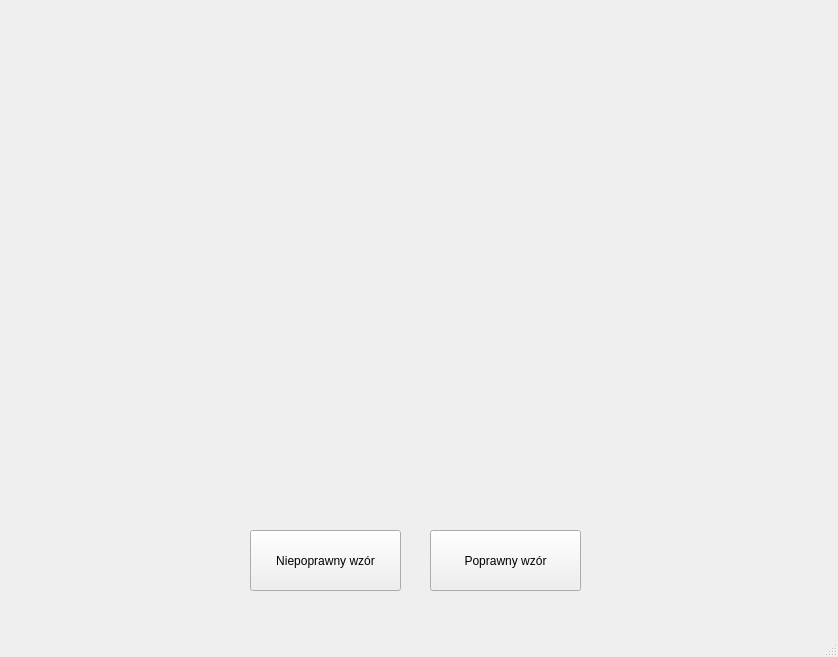
<?xml version="1.0" encoding="UTF-8"?>
<ui version="4.0">
 <class>MainWindow</class>
 <widget class="QMainWindow" name="MainWindow">
  <property name="geometry">
   <rect>
    <x>0</x>
    <y>0</y>
    <width>838</width>
    <height>657</height>
   </rect>
  </property>
  <property name="windowTitle">
   <string>MainWindow</string>
  </property>
  <widget class="QWidget" name="centralwidget">
   <widget class="QPushButton" name="correctButton">
    <property name="geometry">
     <rect>
      <x>430</x>
      <y>530</y>
      <width>151</width>
      <height>61</height>
     </rect>
    </property>
    <property name="text">
     <string>Poprawny wzór</string>
    </property>
   </widget>
   <widget class="QPushButton" name="incorrectButton">
    <property name="geometry">
     <rect>
      <x>250</x>
      <y>530</y>
      <width>151</width>
      <height>61</height>
     </rect>
    </property>
    <property name="text">
     <string>Niepoprawny wzór</string>
    </property>
   </widget>
   <widget class="PlotWidget" name="graphWidget" native="true">
    <property name="geometry">
     <rect>
      <x>10</x>
      <y>0</y>
      <width>811</width>
      <height>511</height>
     </rect>
    </property>
   </widget>
  </widget>
  <widget class="QMenuBar" name="menubar">
   <property name="geometry">
    <rect>
     <x>0</x>
     <y>0</y>
     <width>838</width>
     <height>26</height>
    </rect>
   </property>
  </widget>
  <widget class="QStatusBar" name="statusbar"/>
 </widget>
 <customwidgets>
  <customwidget>
   <class>PlotWidget</class>
   <extends>QWidget</extends>
   <header>pyqtgraph</header>
   <container>1</container>
  </customwidget>
 </customwidgets>
 <resources/>
 <connections/>
</ui>
